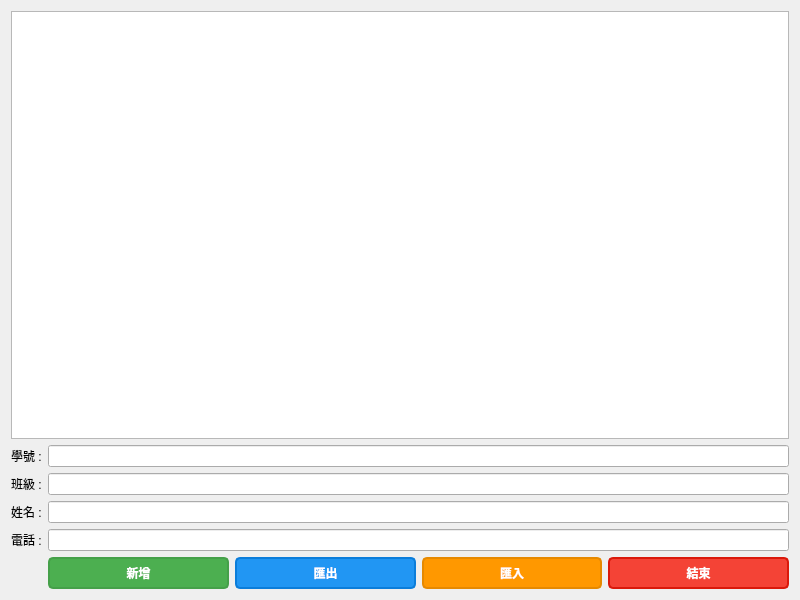
<?xml version="1.0" encoding="UTF-8"?>
<ui version="4.0">
 <class>myWidget</class>
 <widget class="QWidget" name="myWidget">
  <property name="geometry">
   <rect>
    <x>0</x>
    <y>0</y>
    <width>800</width>
    <height>600</height>
   </rect>
  </property>
  <property name="windowTitle">
   <string>myWidget</string>
  </property>
  <layout class="QVBoxLayout" name="verticalLayout">
   <item>
    <widget class="QTableWidget" name="tableWidget"/>
   </item>
   <item>
    <layout class="QFormLayout" name="formLayout">
     <item row="0" column="0">
      <widget class="QLabel" name="label">
       <property name="text">
        <string>學號 :</string>
       </property>
      </widget>
     </item>
     <item row="0" column="1">
      <widget class="QLineEdit" name="lineEdit"/>
     </item>
     <item row="1" column="0">
      <widget class="QLabel" name="label_3">
       <property name="text">
        <string>班級 :</string>
       </property>
      </widget>
     </item>
     <item row="1" column="1">
      <widget class="QLineEdit" name="lineEdit_3"/>
     </item>
     <item row="2" column="0">
      <widget class="QLabel" name="label_2">
       <property name="text">
        <string>姓名 :</string>
       </property>
      </widget>
     </item>
     <item row="2" column="1">
      <widget class="QLineEdit" name="lineEdit_2"/>
     </item>
     <item row="3" column="0">
      <widget class="QLabel" name="label_4">
       <property name="text">
        <string>電話 :</string>
       </property>
      </widget>
     </item>
     <item row="3" column="1">
      <widget class="QLineEdit" name="lineEdit_4"/>
     </item>
     <item row="4" column="1">
      <layout class="QHBoxLayout" name="horizontalLayout">
       <item>
        <widget class="QPushButton" name="pushButton_2">
         <property name="styleSheet">
          <string notr="true">QPushButton {
    background-color: #4CAF50;
    border: 2px solid #45a049;
    border-radius: 5px;
    color: white;
    padding: 5px;
    font-weight: bold;
}
QPushButton:hover {
    background-color: #45a049;
}
QPushButton:pressed {
    background-color: #3d8b40;
}</string>
         </property>
         <property name="text">
          <string>新增</string>
         </property>
        </widget>
       </item>
       <item>
        <widget class="QPushButton" name="pushButton">
         <property name="styleSheet">
          <string notr="true">QPushButton {
    background-color: #2196F3;
    border: 2px solid #0b7dda;
    border-radius: 5px;
    color: white;
    padding: 5px;
    font-weight: bold;
}
QPushButton:hover {
    background-color: #0b7dda;
}
QPushButton:pressed {
    background-color: #0a6bc2;
}</string>
         </property>
         <property name="text">
          <string>匯出</string>
         </property>
        </widget>
       </item>
       <item>
        <widget class="QPushButton" name="pushButton_3">
         <property name="styleSheet">
          <string notr="true">QPushButton {
    background-color: #FF9800;
    border: 2px solid #e68900;
    border-radius: 5px;
    color: white;
    padding: 5px;
    font-weight: bold;
}
QPushButton:hover {
    background-color: #e68900;
}
QPushButton:pressed {
    background-color: #cc7a00;
}</string>
         </property>
         <property name="text">
          <string>匯入</string>
         </property>
        </widget>
       </item>
       <item>
        <widget class="QPushButton" name="pushButton_4">
         <property name="styleSheet">
          <string notr="true">QPushButton {
    background-color: #f44336;
    border: 2px solid #da190b;
    border-radius: 5px;
    color: white;
    padding: 5px;
    font-weight: bold;
}
QPushButton:hover {
    background-color: #da190b;
}
QPushButton:pressed {
    background-color: #c41104;
}</string>
         </property>
         <property name="text">
          <string>結束</string>
         </property>
        </widget>
       </item>
      </layout>
     </item>
    </layout>
   </item>
  </layout>
 </widget>
 <resources/>
 <connections/>
</ui>
